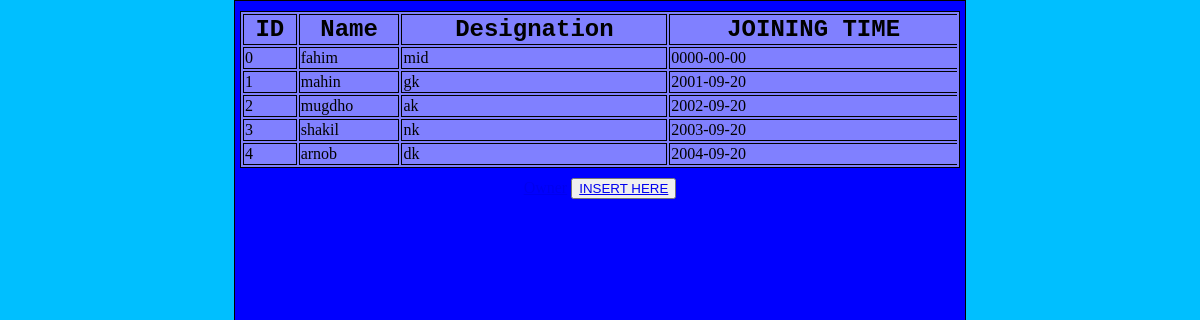
/root/owner/CrudStaff.php, run on the app's committed database.
### tables this page shows
CREATE TABLE `ownerstaff` (
  `id` int(10) NOT NULL,
  `name` varchar(10) NOT NULL,
  `designation` varchar(10) NOT NULL,
  `joiningtime` date NOT NULL
);

### root/owner/CrudStaff.php (the view, shortened to what this page needs)
<?php
require "includes/db_connect.inc.php";
$sql = "select id, name, designation, joiningtime from ownerstaff ;";
$result = mysqli_query($conn, $sql);
 ?>
  <html lang="en" dir="ltr">
<head>
  <link rel="stylesheet" type="text/css" href="style_1.css">
</head>
<body>
<div align="center" class="main_content">
    <form action="<?php echo $_SERVER['PHP_SELF']; ?>" method="get">
  <div class="course_info">
  <table border="1">
    <thead>
<tr>
  <th> ID</th>
  <th> Name</th>
  <th>Designation</th>
  <th>JOINING TIME</th>
</tr>
    </thead>
    <tbody>
 <?php while($row = mysqli_fetch_assoc($result)){ ?>
                <tr>
                  <td><?php echo $row['id']; ?></td>
                  <td><?php echo $row['name']; ?></td>
                  <td><?php echo $row['designation']; ?></td>
                  <td><?php echo $row['joiningtime']; ?></td>
                </tr>
              <?php } ?>
    </tbody>
  </table>
<a href="owner.php">Owner</a>
<button><a href="Insertion">INSERT HERE</a></button>
</div>
</div>
</body>
</html>

### root/owner/style_1.css (style rules this page uses)
html, body { height: 100%; background-color: deepskyblue; margin: 0px; }
.main_content { min-height: 100%; margin: 0px auto; border: 1px solid black; width: 60%; background-color: blue; padding: 5px; }
.course_info table { width: 100%; border: 1px solid black; margin: 0px auto; background-color: rgb(255,255,255,0.5); margin-top: 5px; }
.course_info td, .course_info th { border-bottom: 1px solid black; border-right: 1px solid black; }
.course_info th { font-size: 24px; font-family: monospace; }
.course_info td:last-child, .course_info th:last-child { border-right: none; }

### data on the page
ownerstaff: id "0", name "fahim", designation "mid", joiningtime "0000-00-00"
ownerstaff: id "1", name "mahin", designation "gk", joiningtime "2001-09-20"
ownerstaff: id "2", name "mugdho", designation "ak", joiningtime "2002-09-20"
ownerstaff: id "3", name "shakil", designation "nk", joiningtime "2003-09-20"
ownerstaff: id "4", name "arnob", designation "dk", joiningtime "2004-09-20"
